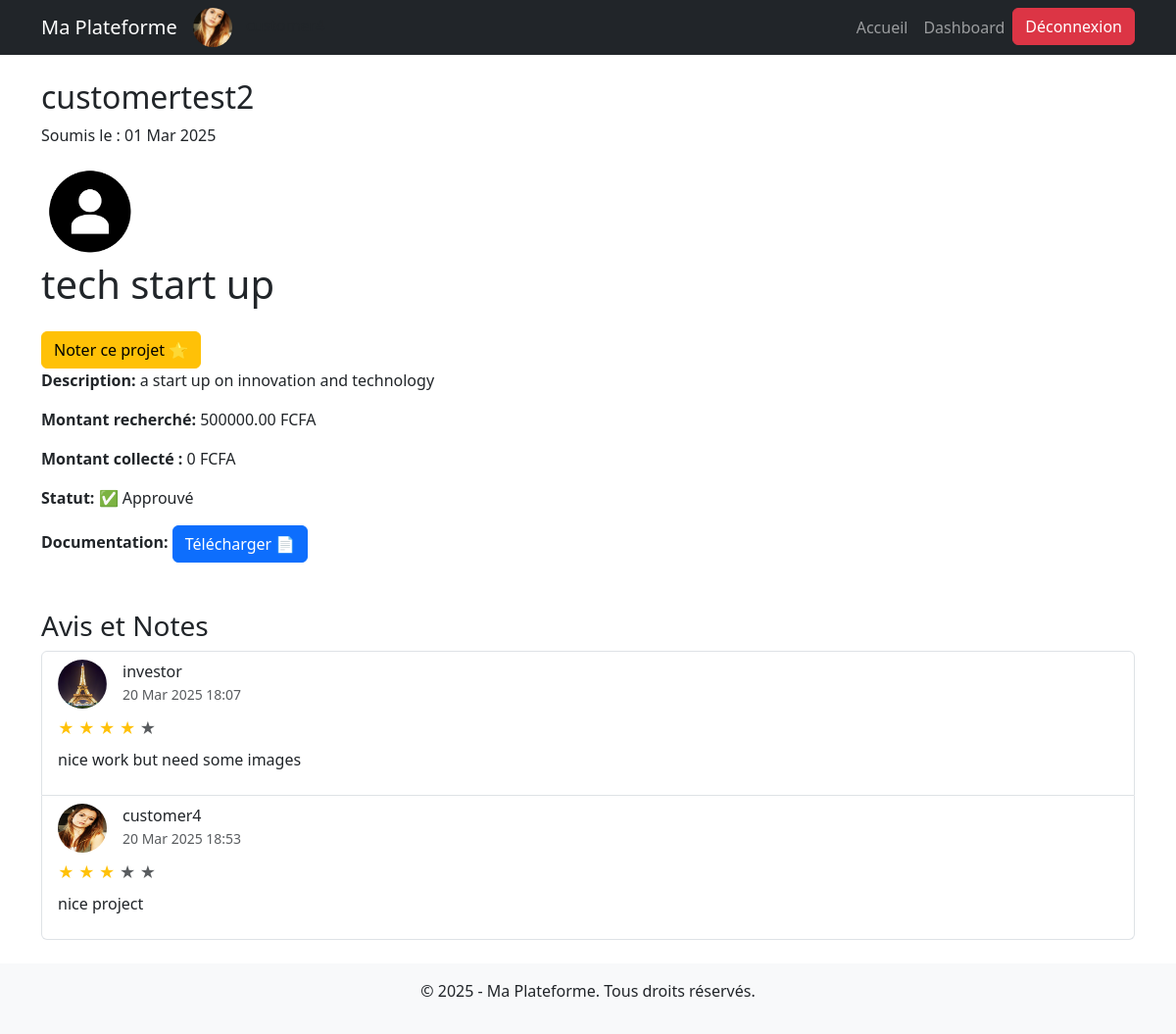
Page /projects/2/ (signed in) on the committed database.
### core/models.py (models this page shows, shortened)
class User(AbstractUser):
    ROLE_CHOICES = [
        ('entrepreneur', 'Entrepreneur'),
        ('investisseur', 'Investisseur'),
    ]
    role = models.CharField(max_length=20, choices=ROLE_CHOICES, blank=True, null=True)
    profile_picture = models.ImageField(upload_to='profile_pictures/', blank=True, null=True)
    phone_number = models.CharField(max_length=15, unique=True, blank=True, null=True)
    email = models.EmailField(unique=True)
    kyc_validated = models.BooleanField(default=False)  # Validation KYC
    kyc_document = models.ImageField(upload_to='kyc_documents/', blank=True, null=True)  # Upload de la carte d'identité
    REQUIRED_FIELDS = ['email']  # Supprimé 'role' et 'phone_number' pour les superutilisateurs
    def is_entrepreneur(self):
        return self.role == "entrepreneur"

class Project(models.Model):
    CATEGORY_CHOICES = [
        ('tech', 'Technologie'),
        ('health', 'Santé'),
        ('agriculture', 'Agriculture'),
        ('education', 'Éducation'),
        ('other', 'Autre'),
    ]
    entrepreneur = models.ForeignKey(User, on_delete=models.CASCADE, limit_choices_to={'role': 'entrepreneur'})
    name = models.CharField(max_length=255)
    image = models.ImageField(upload_to='projects/images/', blank=True, null=True)
    description = models.TextField()
    objectives = models.TextField()
    amount_needed = models.DecimalField(max_digits=10, decimal_places=2)
    amount_collected = models.DecimalField(max_digits=15, decimal_places=2, default=0)  # Somme déjà collectée
    category = models.CharField(max_length=50, choices=CATEGORY_CHOICES)
    document = models.FileField(upload_to='media/projects/docs/', blank=True, null=True)
    is_approved = models.BooleanField(default=False)  # Validation par un modérateur
    created_at = models.DateTimeField(auto_now_add=True)
    def amount_collected(self):
        total = self.investment_set.aggregate(total_invested=Sum('amount'))['total_invested']
        return total if total else 0  # Si aucun investissement, retourne 0
    def progress_percentage(self):
        if self.amount_needed > 0:
            return min((self.amount_collected() / self.amount_needed) * 100, 100)  # Évite de dépasser 100%
        return 0

class Rating(models.Model):
    project = models.ForeignKey(Project, on_delete=models.CASCADE, related_name='ratings')
    user = models.ForeignKey(User, on_delete=models.CASCADE)
    stars = models.IntegerField(choices=[(i, i) for i in range(1, 6)], null=True, blank=True)
    comment = models.TextField(null=True, blank=True)
    liked = models.BooleanField(default=False)
    created_at = models.DateTimeField(auto_now_add=True)
    class Meta:
        unique_together = ('project', 'user')
        ordering = ['-created_at']  # Les avis les plus récents en premier
    class Meta:
        unique_together = ('project', 'user')  # Un utilisateur ne peut donner qu'une note par projet

### core/views.py (the view)
# urls.py: path('projects/<int:project_id>/', project_detail, name='project_detail'),
def project_detail(request, project_id):
    project = get_object_or_404(Project, id=project_id)
    return render(request, 'project_detail.html', {'project': project})

### core/templates/project_detail.html (shortened to what this page needs)
{% extends 'base.html' %}
{% block content %}
  <div>
    <h2>{{ project.entrepreneur.username }}</h2>
    <p>Soumis le : {{ project.created_at|date:"d M Y" }}</p>
    {% if project.entrepreneur.profile_picture %}
      <img src="{{ project.entrepreneur.profile_picture.url }}" alt="Photo de profil" style="width:100px; height:100px; border-radius:50%;">
    {% else %}
      <img src="/media/images/Default-Profile-Picture-Download-PNG-Image.png" alt="Photo de profil par défaut" style="width:100px; height:100px; border-radius:50%;">
    {% endif %}
  </div>
  <h1>{{ project.name }}</h1>
  {% if user.is_authenticated %}
    <a href="{% url 'rate_project' project.id %}" class="btn btn-warning mt-3">Noter ce projet ⭐</a>
{% endif %}
  <p><strong>Description:</strong> {{ project.description }}</p>
  <p><strong>Montant recherché:</strong> {{ project.amount_needed }} FCFA</p>
  <p><strong>Montant collecté :</strong> {{ project.amount_collected }} FCFA</p>
  <p><strong>Statut:</strong> {% if project.is_approved %} ✅ Approuvé {% else %} ⏳ En attente {% endif %}</p>
  {% if project.document %}
    <p><strong>Documentation:</strong>
      <a href="{{ project.document.url }}" class="btn btn-primary" download>Télécharger 📄</a>
    </p>
  {% else %}
    <p>Aucune documentation disponible.</p>
  {% endif %}
  <h3 class="mt-5">Avis et Notes</h3>
  {% if project.ratings.all %}
      <div class="list-group">
          {% for rating in project.ratings.all %}
              <div class="list-group-item">
                  <div class="d-flex align-items-center">
                      {% if rating.user.profile_picture %}
                          <img src="{{ rating.user.profile_picture.url }}" alt="Photo de profil" style="width:50px; height:50px; border-radius:50%;" class="me-3">
                      {% else %}
                          <img src="/media/images/Default-Profile-Picture-Download-PNG-Image.png" alt="Photo de profil par défaut" style="width:50px; height:50px; border-radius:50%;" class="me-3">
                      {% endif %}
                      <div>
                          <h6 class="mb-0">{{ rating.user.username }}</h6>
                          <small class="text-muted">{{ rating.created_at|date:"d M Y H:i" }}</small>
                      </div>
                  </div>
                  <div class="mt-2">
                      {% for i in "12345"|make_list %}
                          {% if forloop.counter <= rating.stars %}
                              <span class="text-warning">&#9733;</span>
                          {% else %}
                              <span class="text-muted">&#9733;</span>
                          {% endif %}
                      {% endfor %}
                  </div>
                  {% if rating.comment %}
                      <p class="mt-2">{{ rating.comment }}</p>
                  {% endif %}
              </div>
          {% endfor %}
      </div>
  {% else %}
      <p class="text-muted">Aucun avis pour ce projet pour le moment.</p>
  {% endif %}
{% endblock %}

### core/templates/base.html (shortened to what this page needs)
<!DOCTYPE html>
<html lang="fr">
<head>
    <link rel="stylesheet" href="https://cdn.jsdelivr.net/npm/bootstrap@5.3.0/dist/css/bootstrap.min.css">
</head>
<body>
    <nav class="navbar navbar-expand-lg navbar-dark bg-dark">
        <div class="container">
            <a class="navbar-brand" href="{% url 'home' %}">Ma Plateforme</a>
            {% if user.is_authenticated %}
            <div class="navbar-profile">
                {% if user.profile_picture %}
                <img src="{{ user.profile_picture.url }}" alt="Profil" class="navbar-avatar">
                {% else %}
                <img src="/media/images/Default-Profile-Picture-Download-PNG-Image.png" alt="Profil" class="navbar-avatar">
                {% endif %}
                <span>{{ user.username }}</span>
            </div>
            {% endif %}
            <div class="collapse navbar-collapse" id="navbarNav">
                <ul class="navbar-nav ms-auto">
                    <li class="nav-item">
                        <a class="nav-link" href="{% url 'home' %}">Accueil</a>
                    </li>
                    <li class="nav-item">
                        {% if user.is_entrepreneur %}
                            <a class="nav-link" href="{% url 'entrepreneur_dashboard' %}">Dashboard</a>
                        {% elif user.is_investisseur %}
                            <a class="nav-link" href="{% url 'investor_dashboard' %}">Dashboard</a>
                        {% else %}
                            <a class="nav-link" href="{% url 'admin:index' %}">Admin</a>
                        {% endif %}
                    </li>
                    <li>
                        <form action="{% url 'logout' %}" method="post">
                            <button type="submit" class="btn btn-danger">Déconnexion</button>
                        </form>
                    </li>
                </ul>
            </div>
        </div>
    </nav>
    <div class="container mt-4">
        {% block content %}{% endblock %}
    </div>
    <footer class="text-center mt-4 py-3 bg-light">
        <p>&copy; 2025 - Ma Plateforme. Tous droits réservés.</p>
    </footer>
</body>
</html>

### core/templates/base.html (style rules this page uses)
.navbar-avatar { width: 40px; height: 40px; border-radius: 50%; object-fit: cover; margin-right: 10px; }

### rows in the picture
User: profile_picture (picture)
Project: entrepreneur.username "customertest2", created_at "01 Mar 2025", name "tech start up", description "a start up on innovation and technology", amount_needed "500000.00", amount_collected "0"
Rating: user.profile_picture (picture), user.username "investor", created_at "20 Mar 2025 18:07", stars 4 (drawn), comment "nice work but need some images"
Rating: user.profile_picture (picture), user.username "customer4", created_at "20 Mar 2025 18:53", stars 3 (drawn), comment "nice project"
